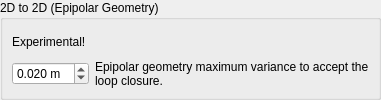
                      <widget class="QWidget" name="page_40">
                       <layout class="QVBoxLayout" name="verticalLayout_72">
                        <property name="spacing">
                         <number>0</number>
                        </property>
                        <property name="margin">
                         <number>0</number>
                        </property>
                        <item>
                         <widget class="QGroupBox" name="groupBox_14">
                          <property name="title">
                           <string>2D to 2D (Epipolar Geometry)</string>
                          </property>
                          <layout class="QVBoxLayout" name="verticalLayout_73">
                           <item>
                            <widget class="QLabel" name="label_671">
                             <property name="text">
                              <string>Experimental!</string>
                             </property>
                             <property name="wordWrap">
                              <bool>true</bool>
                             </property>
                            </widget>
                           </item>
                           <item>
                            <layout class="QGridLayout" name="gridLayout_60" columnstretch="0,1">
                             <item row="0" column="0">
                              <widget class="QDoubleSpinBox" name="loopClosure_bowEpipolarGeometryVar">
                               <property name="suffix">
                                <string> m</string>
                               </property>
                               <property name="decimals">
                                <number>3</number>
                               </property>
                               <property name="minimum">
                                <double>0.000000000000000</double>
                               </property>
                               <property name="singleStep">
                                <double>0.001000000000000</double>
                               </property>
                               <property name="value">
                                <double>0.020000000000000</double>
                               </property>
                              </widget>
                             </item>
                             <item row="0" column="1">
                              <widget class="QLabel" name="label_664">
                               <property name="text">
                                <string>Epipolar geometry maximum variance to accept the loop closure.</string>
                               </property>
                               <property name="wordWrap">
                                <bool>true</bool>
                               </property>
                              </widget>
                             </item>
                            </layout>
                           </item>
                          </layout>
                         </widget>
                        </item>
                       </layout>
                      </widget>
